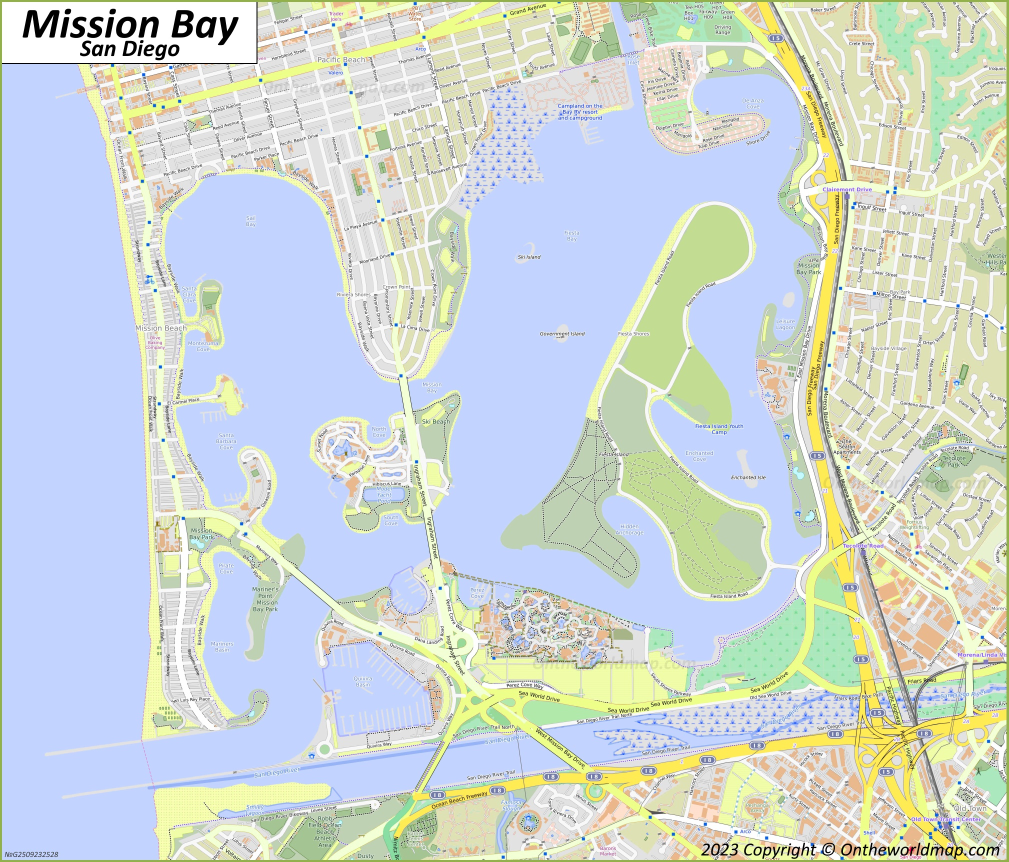
%> input picture mission-bay-map.jpg, 2017 x 1724 px (shown at 1/2 size)
$ octave untitled.m   (GNU Octave 9; MATLAB toolbox functions it lacks are replaced by stand-ins)
%> lines starting %> are read from the running program, lines starting %| are printed output that depends on the picture
clear; close all; clc;
% Example: Download and display an image in MATLAB

try
    % % URL of the image
    % imgURL = 'https://usa.fishermap.org/depth-map/mission-bay-san-diego-ca/';
    %
    % % Local filename to save the image
    % localFile = 'Martime map.jpg';
    %
    % % Download the image from the internet
    % websave(localFile, imgURL);

    % Read the image into MATLAB
    imgData = imread('mission-bay-map.jpg');
%> imgData is the input picture: size 1724x2017x3 uint8; mean R, G, B 206.2, 215.8, 212.5

    % Display the image in a figure
    figure('map', 'Downloaded Image', 'NumberTitle', 'off');
    imshow(imgData);
    title('map');

catch ME
    % Error handling
    fprintf('Error: %s\n', ME.message);
    fprintf('Check your internet connection or the image URL.\n');
end

% Initial position and orientation
x = 5;
y = 5;
theta = 0;
% cut grid
% Matlab C code generator
% read and plot seriel from micro pico
% static and live objects use USGS topo
rng('shuffle');
gs = 10;              % map is [0,10] x [0,10]
margin = 0.2;         % keep goal slightly off exact edges
tol_goal = 0.002;      % minimum distance from any obstacle polyline (allows "close")

maxtries = 2000;
placed = false;

    for k = 1:maxtries
    xg = margin + (gs - 2*margin) * rand;
    yg = margin + (gs - 2*margin) * rand;

    % Start with large distance; reduce vs each obstacle polyline
    dmin = inf;

    if exist('obst1_points','var') && ~isempty(obst1_points)
        % reject if inside a closed polygon (rectangles likely closed)
        if inpolygon(xg, yg, obst1_points(1,:), obst1_points(2,:)), continue; end
        dmin = min(dmin, min(hypot(xg - obst1_points(1,:), yg - obst1_points(2,:))));
    end

    if exist('obst2_points','var') && ~isempty(obst2_points)
        % obst2 is an open "L": distance-only check
        dmin = min(dmin, min(hypot(xg - obst2_points(1,:), yg - obst2_points(2,:))));
    end

    if exist('obst3_points','var') && ~isempty(obst3_points)
        if inpolygon(xg, yg, obst3_points(1,:), obst3_points(2,:)), continue; end
        dmin = min(dmin, min(hypot(xg - obst3_points(1,:), yg - obst3_points(2,:))));
    end

    if exist('border_points','var') && ~isempty(border_points)
        % Do NOT use inpolygon here (would exclude whole interior). Distance-only.
        dmin = min(dmin, min(hypot(xg - border_points(1,:), yg - border_points(2,:))));
    end


        x_goal = xg;
        y_goal = yg;
        placed = true;
        break
    end
    position_accuracy = 0.05;   % keep your original tolerance

% APF parameters
zeta = 1.1547;
eta = 0.0732;
dstar = 0.3;
Qstar = 0.75;

% Parameters related to kinematic model
error_theta_max = deg2rad(45);
v_max = 0.2;
Kp_omega = 1.5;
omega_max = 0.5*pi;

% % Generate obstacles
% obst1_points = [ linspace(5.5,5.5,100) linspace(5.5,7,100) linspace(7,7,100)    linspace(7,5.5,100)
%                  linspace(7,7,100)   linspace(5.5,5.5,100)   linspace(5.5,7,100)  linspace(7,7,100) ];
% obst1_points(1,:) = obst1_points(1,:) - 1;
% obst1_points(2,:) = obst1_points(2,:) - 1;
%
%
% obst2_points = [ 2+sin(linspace(0,pi/2,100))     linspace(3,3,100)    linspace(3,2,100)
%                  2.5+cos(linspace(0,pi/2,100))   linspace(2.5,3.5,100)  linspace(3.5,3.5,100)    ];
% obst2_points(2,:) = obst2_points(2,:) - 1.5;

% --- Random obstacles that won't trap the start (x,y) on 0..10 grid ---
% Requires x, y to be defined. If x_goal,y_goal exist, corridor points toward goal.

% --- Random obstacles that won't trap the start (x,y) on 0..10 grid ---
% Assumes x,y defined. If x_goal,y_goal exist, the free wedge points toward the goal.
% Produces: obst1_points, obst2_points, obst3_points  (each 2xNpoints)

% --- Defaults if missing (safe to keep) ---
% === Random CLOSED-SHAPE obstacles that won’t trap start; no lines ===
% Uses your existing variables: x, y, N, gs, r_clear, wedge_deg, R_keepout, theta_goal
% Produces: obst1_points, obst2_points (closed C-shape), obst3_points  (each 2xM)

if ~exist('x','var'), x = 5; end
if ~exist('y','var'), y = 5; end
if ~exist('gs','var'), gs = 10; end
if ~exist('N','var'), N = 100; end
if ~exist('r_clear','var'), r_clear = 0.1; end
if ~exist('wedge_deg','var'), wedge_deg = 25; end
if ~exist('R_keepout','var'), R_keepout = gs; end
if ~exist('theta_goal','var')
    if exist('x_goal','var') && exist('y_goal','var')
        theta_goal = atan2(y_goal - y, x_goal - x);
    else
        theta_goal = 0;
    end
end
wedge_rad = deg2rad(wedge_deg);

rng('shuffle');

% --- helpers (inline logic only, no functions) ---
% reject if any vertex is in the start wedge (preserves closed shape)
function_in_wedge = @(P) any( (abs(mod(atan2(P(2,:)-y, P(1,:)-x) - theta_goal + pi, 2*pi) - pi) <= wedge_rad) ...
                              & (sqrt((P(1,:)-x).^2 + (P(2,:)-y).^2) <= R_keepout) );

% fully inside bounds?
function_all_in_bounds = @(P) all(P(1,:)>=0 & P(1,:)<=gs & P(2,:)>=0 & P(2,:)<=gs);

% clearance from start and start not inside polygon
function_clear_ok = @(P,isClosed) ( (~isClosed || ~inpolygon(x,y,P(1,:),P(2,:))) ...
                                    && min(sqrt((P(1,:)-x).^2 + (P(2,:)-y).^2)) > r_clear );

% ------------------ OBSTACLE 1: random rotated rectangle (CLOSED) -------------------
tries = 0;
while true
    tries = tries + 1; if tries > 400, error('Could not place obst1'); end
    cx = 1 + 8*rand;  cy = 1 + 8*rand;
    w  = 0.8 + 1.6*rand;  h = 0.8 + 1.6*rand;    % ensure area > 0
    th = 2*pi*rand;

    C = [-w/2 -h/2;  w/2 -h/2;  w/2 h/2;  -w/2 h/2]';
    Rz = [cos(th) -sin(th); sin(th) cos(th)];
    V  = Rz*C + [cx; cy];

    e1 = [linspace(V(1,1),V(1,2),N); linspace(V(2,1),V(2,2),N)];
    e2 = [linspace(V(1,2),V(1,3),N); linspace(V(2,2),V(2,3),N)];
    e3 = [linspace(V(1,3),V(1,4),N); linspace(V(2,3),V(2,4),N)];
    e4 = [linspace(V(1,4),V(1,1),N); linspace(V(2,4),V(2,1),N)];
    P  = [e1 e2 e3 e4];

    if ~function_all_in_bounds(P), continue; end
    if function_in_wedge(P), continue; end
    if ~function_clear_ok(P,true), continue; end
    obst1_points = P; break;
end

% --------------- OBSTACLE 2: CLOSED annular sector “C-shape” (not a line) ---------------
tries = 0;
while true
    tries = tries + 1; if tries > 600, error('Could not place obst2'); end
    cx = 1.5 + 7*rand; cy = 1.5 + 7*rand;
    R2 = 1.2 + 1.8*rand;            % outer radius
    tck = 0.35 + 0.45*rand;         % thickness
    R1 = max(0.3, R2 - tck);        % inner radius < outer
    phi = (randi(4)-1)*pi/2;        % orientation (0/90/180/270)
    N_arc = N; N_rad = max(20, round(N*0.3));

    t  = linspace(0, pi/2, N_arc);
    % outer arc (local)
    Ox = R2*cos(t);  Oy = R2*sin(t);
    % inner arc (reverse)
    Ix = R1*cos(fliplr(t));  Iy = R1*sin(fliplr(t));
    % radial connectors at t=pi/2 and t=0
    c1x = linspace(R2*cos(pi/2), R1*cos(pi/2), N_rad);  c1y = linspace(R2*sin(pi/2), R1*sin(pi/2), N_rad);
    c0x = linspace(R1*cos(0),     R2*cos(0),     N_rad);  c0y = linspace(R1*sin(0),     R2*sin(0),     N_rad);

    % concatenate closed ring sector
    Px = [Ox  c1x  Ix  c0x];
    Py = [Oy  c1y  Iy  c0y];

    % rotate+translate
    Rz = [cos(phi) -sin(phi); sin(phi) cos(phi)];
    P2 = Rz * [Px; Py] + [cx; cy];

    if ~function_all_in_bounds(P2), continue; end
    if function_in_wedge(P2), continue; end
    if ~function_clear_ok(P2,true), continue; end
    obst2_points = P2; break;
end

% ------------------ OBSTACLE 3: another CLOSED rotated rectangle -------------------
tries = 0;
while true
    tries = tries + 1; if tries > 400, error('Could not place obst3'); end
    cx = 1 + 8*rand;  cy = 1 + 8*rand;
    w  = 0.9 + 1.7*rand;  h = 0.9 + 1.7*rand;
    th = 2*pi*rand;

    C = [-w/2 -h/2;  w/2 -h/2;  w/2 h/2;  -w/2 h/2]';
    Rz = [cos(th) -sin(th); sin(th) cos(th)];
    V  = Rz*C + [cx; cy];

    e1 = [linspace(V(1,1),V(1,2),N); linspace(V(2,1),V(2,2),N)];
    e2 = [linspace(V(1,2),V(1,3),N); linspace(V(2,2),V(2,3),N)];
    e3 = [linspace(V(1,3),V(1,4),N); linspace(V(2,3),V(2,4),N)];
    e4 = [linspace(V(1,4),V(1,1),N); linspace(V(2,4),V(2,1),N)];
    P3 = [e1 e2 e3 e4];

    if ~function_all_in_bounds(P3), continue; end
    if function_in_wedge(P3), continue; end
    if ~function_clear_ok(P3,true), continue; end
    obst3_points = P3; break;
end

m = 1; Nb = 400; gs = 10;
border_points = [ linspace(m, gs-m, Nb)   linspace(gs-m, gs-m, Nb)  linspace(gs-m, m, Nb)   linspace(m, m, Nb) ;
                  linspace(m, m, Nb)     linspace(m, gs-m, Nb)     linspace(gs-m, gs-m, Nb) linspace(gs-m, m, Nb) ];

figure(1);
t = 1;
dT = 0.1;
t_max = 1000;
X = zeros(1,t_max);
Y = zeros(1,t_max);
X(1) = x;
Y(1) = y;

% ========= Precompute 3D weighted surface of the total potential =========

% Attractive potential (Khatib form), Repulsive potential (sum over obstacles)
gx = linspace(0,gs,121); gy = linspace(0,gs,121);
[GX,GY] = meshgrid(gx,gy);
R = hypot(GX - x_goal, GY - y_goal);

U_att = zeros(size(GX));
mask_in  = R <= dstar;
mask_out = R >  dstar;
U_att(mask_in)  = 0.5 * zeta * (R(mask_in).^2);
U_att(mask_out) = dstar*zeta*R(mask_out) - 0.5*zeta*dstar^2;

Q = [GX(:) GY(:)];
[~, d1] = dsearchn(obst1_points', Q);
[~, d2] = dsearchn(obst2_points', Q);
[~, d3] = dsearchn(border_points', Q);

U_rep_vec = zeros(size(Q,1),1);
% Each obstacle contributes when within Qstar
for di = {d1, d2, d3}
    dd = max(1e-6, di{1});              % avoid division by zero
    msk = dd <= Qstar;
    tmp = zeros(size(dd));
    tmp(msk) = 0.5 * eta * ( (1./dd(msk) - 1/Qstar).^2 );
    U_rep_vec = U_rep_vec + tmp;
end
U_rep = reshape(U_rep_vec, size(GX));
U_tot = U_att + U_rep;

% 3D figure scaffold (we'll update the path z as we go)
figure(2); clf;
surf(GX, GY, U_tot, 'EdgeColor', 'none');
hold on; axis tight;
box on;
grid on;
colormap parula;
colorbar;
view(45,30);
title('3D Weighted Potential Field with Path');
xlabel('x');
ylabel('y');
zlabel('U(x,y)');

% draw obstacles in 3D at a high z level
Zwall = max(U_tot(:))*1.05;
plot3(obst1_points(1,:), obst1_points(2,:), Zwall*ones(1,size(obst1_points,2)), 'r-', 'LineWidth', 2);
plot3(obst2_points(1,:), obst2_points(2,:), Zwall*ones(1,size(obst2_points,2)), 'r-', 'LineWidth', 2);
plot3(obst3_points(1,:), obst3_points(2,:), Zwall*ones(1,size(obst3_points,2)), 'r-', 'LineWidth', 2);
plot3(border_points(1,:), border_points(2,:), Zwall*ones(1,size(border_points,2)), 'r-', 'LineWidth', 2);

% path handle in 3D (start point)
Zpath = interp2(GX, GY, U_tot, X(1), Y(1), 'linear', max(U_tot(:)));
hPath3 = plot3(X(1), Y(1), Zpath, 'b-', 'LineWidth', 2);
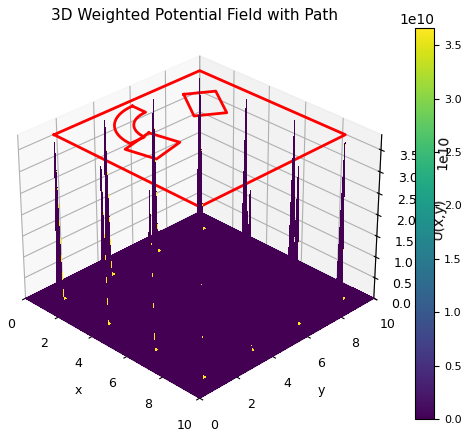
%> figure redrawn from the program's plot data

while norm([x_goal y_goal] - [x y]) > position_accuracy || t > t_max
    % Calculate Attractive Potential
    if norm([x y]-[x_goal y_goal]) <= dstar
        nablaU_att =  zeta*([x y]-[x_goal y_goal]);
    else
        nablaU_att = dstar/norm([x y]-[x_goal y_goal]) * zeta*([x y]-[x_goal y_goal]);
    end

    % Find the minimum distance from the obstacle
    [obst1_idx, obst1_dist] = dsearchn(obst1_points', [x y]);
    [obst2_idx, obst2_dist] = dsearchn(obst2_points', [x y]);
    [obst3_idx, obst3_dist] = dsearchn(obst3_points', [x y]);
    [border_idx, border_dist] = dsearchn(border_points', [x y]);

    % Calculate Repulsive Potential
    nablaU_rep = [0 0];
    if obst1_dist <= Qstar
        nablaU_rep = nablaU_rep + (eta*(1/Qstar - 1/obst1_dist) * 1/obst1_dist^2)*([x y] - [obst1_points(1,obst1_idx)  obst1_points(2,obst1_idx)]);
    end
    if obst2_dist <= Qstar  && ~inpolygon(x,y,obst2_points(1,:),obst2_points(2,:))
        nablaU_rep = nablaU_rep + (eta*(1/Qstar - 1/obst2_dist) * 1/obst2_dist^2)*([x y] - [obst2_points(1,obst2_idx)  obst2_points(2,obst2_idx)]);
    end
    if obst3_dist <= Qstar  && ~inpolygon(x,y,obst3_points(1,:),obst3_points(2,:))
        nablaU_rep = nablaU_rep + (eta*(1/Qstar - 1/obst3_dist) * 1/obst3_dist^2)*([x y] - [obst3_points(1,obst3_idx)  obst3_points(2,obst3_idx)]);
    end
    if border_dist <= Qstar
         dd = max(border_dist, 1e-6);
        nablaU_rep = nablaU_rep + (eta*(1/Qstar - 1/dd) * 1/dd^2)*([x y] - [border_points(1,border_idx)  border_points(2,border_idx)]);
    end

    % Final gradient

    % Calculate final potential
    nablaU = nablaU_att+nablaU_rep;

    % Calculate reference value of linear velocity (v_ref) and orientation (theta_ref)
    theta_ref = atan2(-nablaU(2), -nablaU(1));
    error_theta = theta_ref - theta;
    if abs(error_theta) <= error_theta_max
        alpha = (error_theta_max - abs(error_theta)) / error_theta_max;
        v_ref = min( alpha*norm(-nablaU), v_max );
    else
        v_ref = 0;
    end
    % Simple kinematic mobile robot model
    % Omitted dynamics.
    omega_ref = Kp_omega * error_theta;
    omega_ref = min( max(omega_ref, -omega_max), omega_max);
    theta = theta + omega_ref * dT;
    x = x + v_ref*cos(theta) * dT;
    y = y + v_ref*sin(theta) * dT;
    t = t + 1;

    % Archive and plot it
    X(t) = x;
    Y(t) = y;
    cla;
    daspect([1 1 1]);
    xlim([0 10]);
    ylim([0 10]);
    box on;
    hold on;
    grid on;
    plot(obst1_points(1,:), obst1_points(2,:), '-r');
    plot(obst2_points(1,:), obst2_points(2,:), '-r');
    plot(obst3_points(1,:), obst3_points(2,:), '-r');
    plot(border_points(1,:), border_points(2,:), '-r');
    plot(x_goal, y_goal, 'ob');
    plot(X(1:t), Y(1:t), '-b'); % Plot traveled path
    plot([x x+0.2*cos(theta_ref)], [y y+0.2*sin(theta_ref)], '-g'); % Plot reference orientation of the robot
    plot([x x+0.2*cos(theta)], [y y+0.2*sin(theta)], '-r'); % Plot orientation of the robot
    drawnow; pause(dT);

end
%> this loop made 211 passes
%> pass 1, `plot([x x+0.2*cos(theta)], [y y+0.2*sin(theta)], '-r');`:
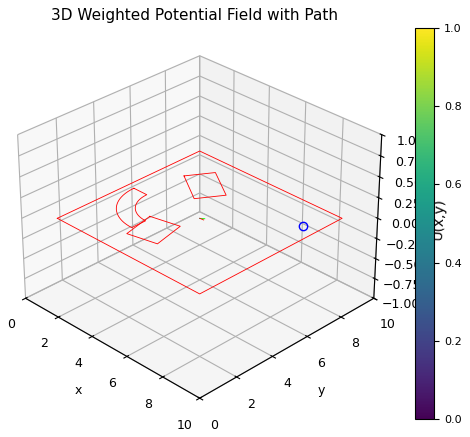
%> figure redrawn from the program's plot data

t = t*dT; % scale from itetations to [s]
disp("Travel time: " + t);

% [85 lines of commented-out code are left out]
